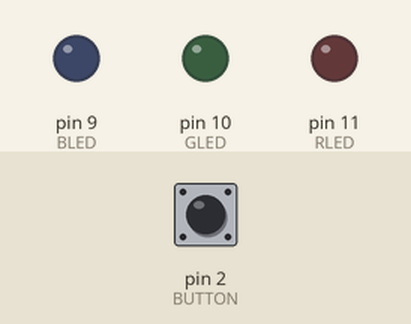
The sketch below on a simulated Arduino Uno, built with avr-gcc and run on an emulated ATmega328P. Parts: output pins drawn as LEDs (lit = HIGH). The inputs (shaded band) are chosen by the test bench; at power-on: pin 2 (BUTTON) LOW.

Above: at 1.2 s.
1.3 s: pin 2 (BUTTON) pulled HIGH for 0.15 s
At 2.5 s:
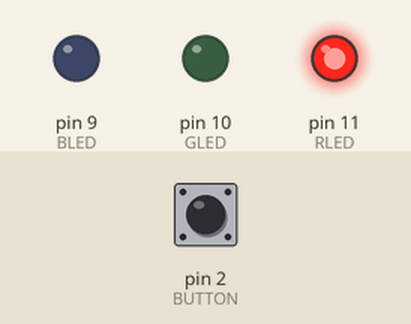
2.9 s: pin 2 (BUTTON) pulled HIGH for 1 s
At 3.7 s:
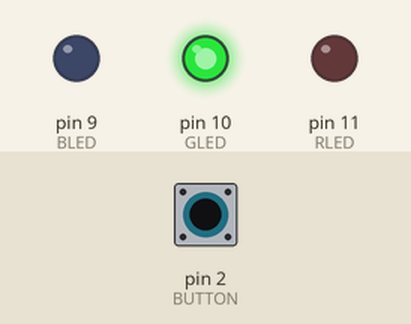
5.4 s: pin 2 (BUTTON) pulled HIGH for 0.15 s
At 6.6 s:
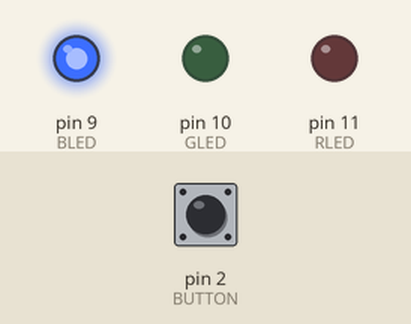
7.0 s: pin 2 (BUTTON) pulled HIGH for 3.2 s
At 8.0 s:
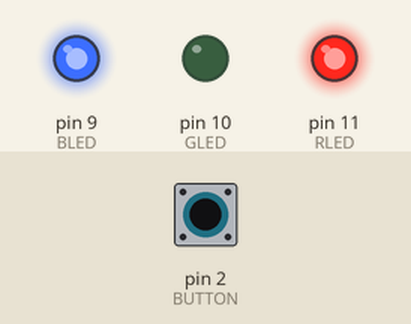
11.7 s: pin 2 (BUTTON) pulled HIGH for 0.15 s
At 12.8 s:
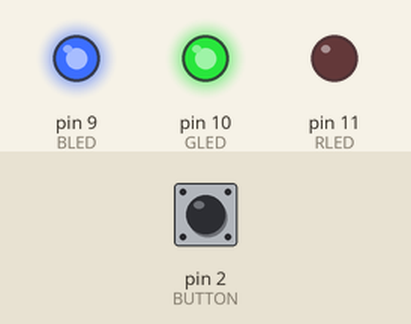
13.3 s: pin 2 (BUTTON) pulled HIGH for 1 s
At 14.0 s:
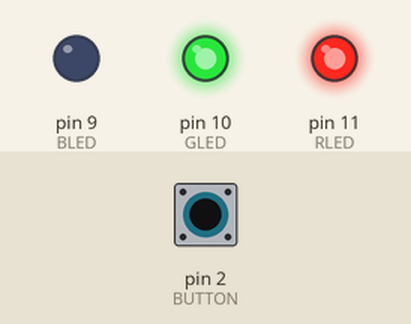
Timing chart, 0 to 16.3 s (numbered marks = the images above; inputs shaded):
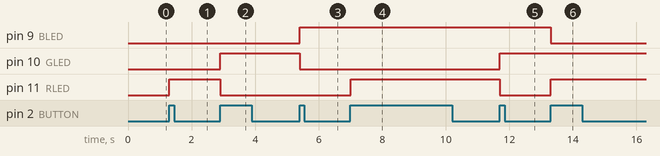

The sketch:

TOGGLE_NIGHTLIGHT_RGBLED.ino
```cpp
const int BLED=9; //Blue LED pin 9
const int GLED=10; // Green LED pin 10
const int RLED=11; // Red LED pin 11
const int BUTTON=2; // Button pin 2

boolean lastButton = LOW;  //last button state
boolean currentButton = LOW; // current button state
int ledMode = 0; // Cycle between LED states

void setup() {
  // put your setup code here, to run once:
pinMode(BLED, OUTPUT);  // Blue LED as output
pinMode(GLED, OUTPUT);  // Green LED as output
pinMode(RLED, OUTPUT);  // Red LED as output
pinMode(BUTTON, INPUT); // Button as input
}

/*
* Debouncing Function
*/
boolean debounce(boolean last)
{
  boolean current = digitalRead(BUTTON); // read the button state
  if (last != current)
  {
    delay(5);
    current = digitalRead(BUTTON);
  }
  return current;
}
/*
* LED mode selection
*/
void setMode(int mode)
{
  //RED
  if (mode == 1)
  {
    digitalWrite(RLED, HIGH);
    digitalWrite(GLED, LOW);
    digitalWrite(BLED, LOW);
  }
   //GREEN
  if (mode == 2)
  {
    digitalWrite(RLED, LOW);
    digitalWrite(GLED, HIGH);
    digitalWrite(BLED, LOW);
  }
   //BLUE
  if (mode == 3)
  {
    digitalWrite(RLED, LOW);
    digitalWrite(GLED, LOW);
    digitalWrite(BLED, HIGH);
  }
   //PURPLE (red + blue)
  if (mode == 4)
  {
    digitalWrite(RLED, 127);
    digitalWrite(GLED, LOW);
    digitalWrite(BLED, 127);
  }
   //TEAL (Blue + Green)
  if (mode == 5)
  {
    digitalWrite(RLED, LOW);
    digitalWrite(GLED, 127);
    digitalWrite(BLED, 127);
  }
   //ORANGE (GREEN + RED)
  if (mode == 6)
  {
    digitalWrite(RLED, 127);
    digitalWrite(GLED, 127);
    digitalWrite(BLED, LOW);
  }
   //White (RGB)
  if (mode == 7)
  {
    digitalWrite(RLED, 85);
    digitalWrite(GLED, 85);
    digitalWrite(BLED, 85);
  }
 //OFF
  if (mode == 0)
  {
    digitalWrite(RLED, LOW);
    digitalWrite(GLED, LOW);
    digitalWrite(BLED, LOW);
  }
}


void loop() {
  // put your main code here, to run repeatedly:
currentButton = debounce(lastButton); //read debounce state
if (lastButton == LOW && currentButton == HIGH) // if it was pressed
{
  ledMode++; // increment LED value
}
lastButton = currentButton; //reset button value
// if you've cycled through the different options
// reset counter to 0
if (ledMode == 8) ledMode=0;
setMode(ledMode);
}
```

Measured:
- after the input at 1.3 s, pin 11 (RLED): LOW → HIGH at once
- after the input at 2.9 s, pin 10 (GLED): LOW → HIGH at once; pin 11 (RLED): HIGH → LOW at once
- after the input at 5.4 s, pin 9 (BLED): LOW → HIGH at once; pin 10 (GLED): HIGH → LOW at once
- after the input at 7.0 s, pin 11 (RLED): LOW → HIGH at once
- after the input at 11.7 s, pin 10 (GLED): LOW → HIGH at once; pin 11 (RLED): HIGH → LOW at once
- after the input at 13.3 s, pin 9 (BLED): HIGH → LOW at once; pin 11 (RLED): LOW → HIGH at once
